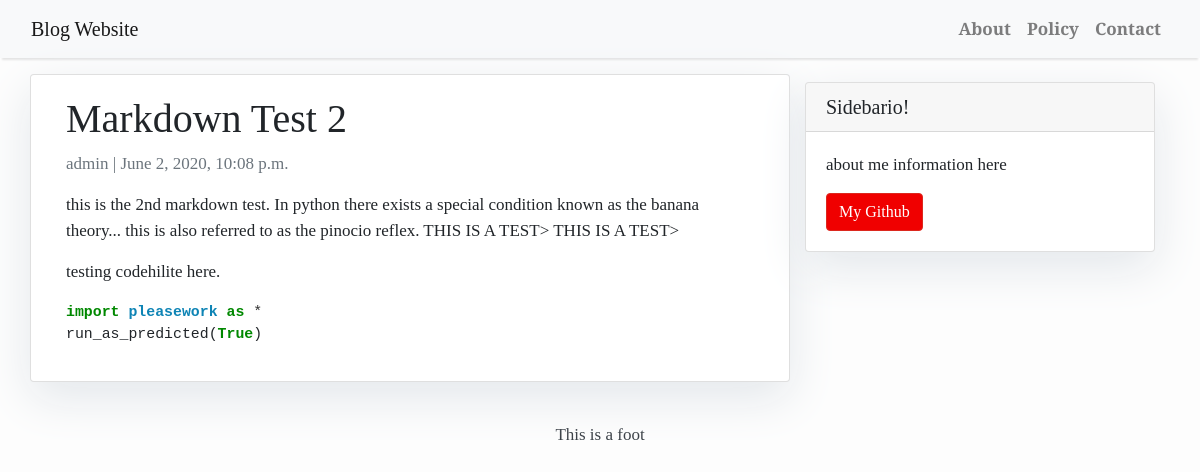
Page /markdown-test-2/ on the committed database.
### blog/models.py (models this page shows, shortened)
class Post(models.Model):
    title          =models.CharField(max_length=200, unique=True)
    slug           =models.SlugField(max_length=200, unique=True)
    author         =models.ForeignKey(User,on_delete=models.CASCADE, related_name='blog_posts+')
    updated_on     =models.IntegerField(choices=STATUS, default=0)
    content        =models.TextField()
    created_on     =models.DateTimeField(auto_now_add=True)
    status         =models.IntegerField(choices=STATUS, default=0)
    class Meta:
        ordering=['-created_on']

### blog/views.py (the view)
# urls.py: path('<slug:slug>/', views.PostDetail.as_view(), name='post_detail'),
class PostDetail(generic.DetailView):
    model              =Post
    template_name      ='post_detail.html'

### blog/templatetags/markdown_extras.py (called while the page is built)
@register.filter(is_safe=True)
@stringfilter
def markdown(value):
    extras=['extra','codehilite']
    return mark_safe(md.markdown(value,extensions=extras))

### templates/post_detail.html
{% extends 'base.html' %} {% block content %}
{% load markdown_extras %}
<div class="container">
  <div class="row">
    <div class="col-md-8 card mb-4  mt-3 left  top">
      <div class="card-body">
        <h1>{% block title %} {{ object.title }} {% endblock title %}</h1>
        <p class=" text-muted">{{ post.author }} | {{ post.created_on }}</p>
        <p class="card-text ">{{ object.content| markdown| safe }}</p>
      </div>
    </div>
    {% block sidebar %} {% include 'sidebar.html' %} {% endblock sidebar %}
  </div>
</div>
{% endblock content %}

### static/css/colorful.css (style rules this page uses)
.codehilite { background: #ffffff; }
.codehilite .k { color: #008800; font-weight: bold }
.codehilite .o { color: #333333 }
.codehilite .kc { color: #008800; font-weight: bold }
.codehilite .kn { color: #008800; font-weight: bold }
.codehilite .nn { color: #0e84b5; font-weight: bold }
.codehilite .w { color: #bbbbbb }

### templates/base.html (style rules this page uses)
body { font-family: 'Playfair Display', serif; font-size: 17px; background-color: #fdfdfd; }

### templates/sidebar.html (style rules this page uses)
.card { box-shadow: 0 16px 48px #E3E7EB; }

### rows in the picture
Post: title "Markdown Test 2", author "admin", created_on "June 2, 2020, 10:08 p.m.", content "this is the 2nd markdown test. In python there exists a special condition known as the banana theory... this is also referred to as the pinocio reflex. THIS IS A TEST> THIS IS A TEST> testing codehilite here. import pleasework as * run_as_predicted ( True )"
